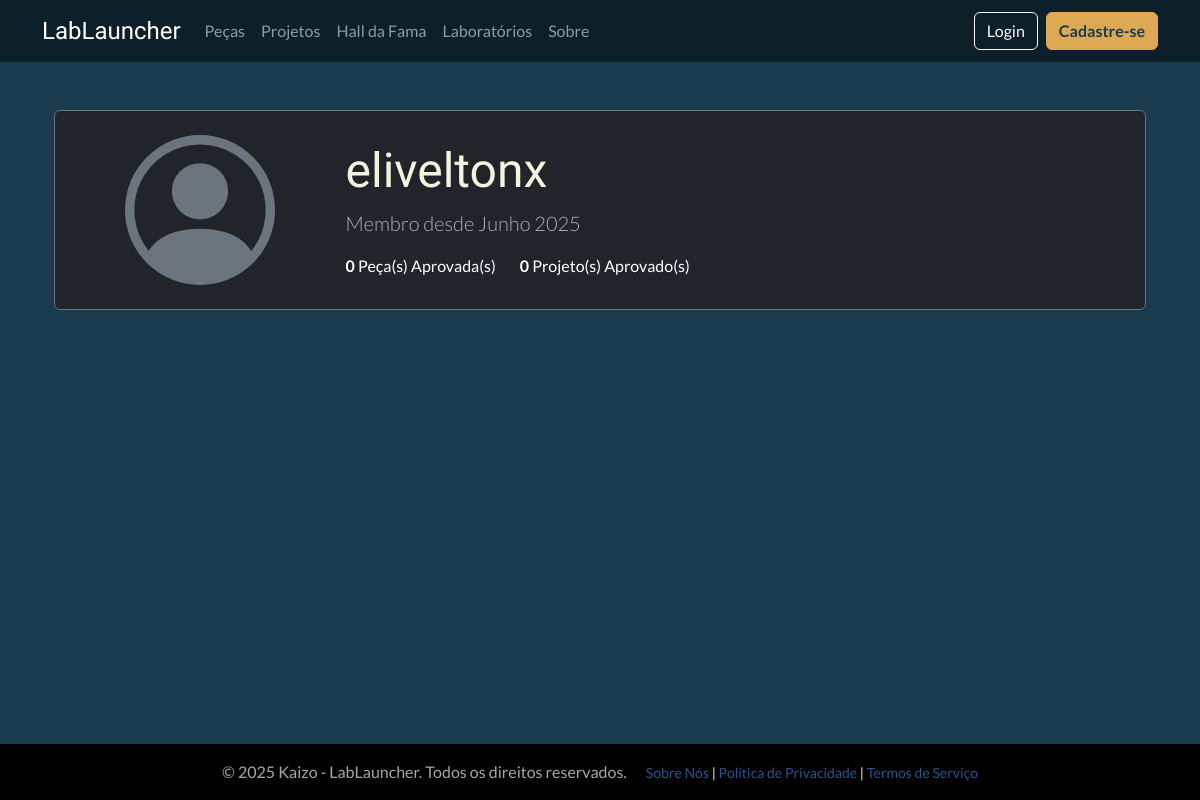
Before: /users/eliveltonx/ with the older database file.
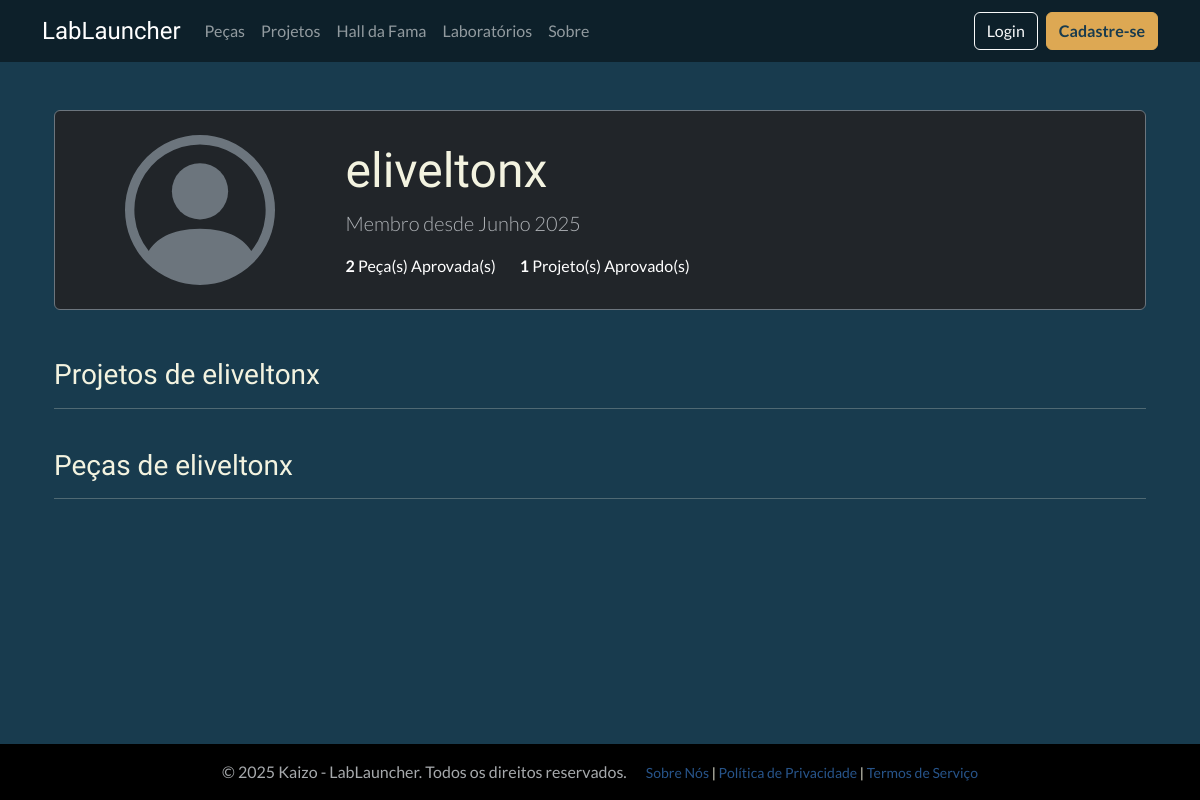
After: the same page with the newer database file.
### users/models.py (models this page shows, shortened)
class CustomUser(AbstractUser):
    profile_picture = models.ImageField(
        upload_to='profile_pics/',
        storage=storage_para_usar,
        null=True,
        blank=True,
        verbose_name='Foto do Perfil'
    )
    is_approved = models.BooleanField(
        default=False,
        verbose_name='Aprovado pela Curadoria',
        help_text='Indica se o usuário foi aprovado para acessar o conteúdo.'
    )
    groups = models.ManyToManyField(
        Group,
        verbose_name='groups',
        blank=True,
        help_text='The groups this user belongs to. A user will get all permissions granted to each of their groups.',
        related_name="customuser_set", # Nome único para o acesso reverso
        related_query_name="user",
    )
    user_permissions = models.ManyToManyField(
        Permission,
        verbose_name='user permissions',
        blank=True,
        help_text='Specific permissions for this user.',
        related_name="customuser_set", # Nome único para o acesso reverso
        related_query_name="user",
    )

### users/views.py (the view)
# urls.py: path('<str:username>/', public_profile_view, name='public-profile'),
def public_profile_view(request, username):
    profile_user = get_object_or_404(CustomUser, username=username)
    approved_parts = Part.objects.filter(author=profile_user, status='approved')
    approved_projects = Project.objects.filter(author=profile_user, status='approved')
    context = {
        'profile_user': profile_user,
        'approved_parts': approved_parts,
        'approved_projects': approved_projects,
        'parts_count': approved_parts.count(),
        'projects_count': approved_projects.count(),
    }
    return render(request, 'users/public_profile.html', context)

### users/templates/users/public_profile.html (shortened to what this page needs)
{% extends "base.html" %}
{% load static %}
{% block content %}
<div class="container mt-4">
    <div class="card text-bg-dark border-secondary p-4 mb-5">
        <div class="row align-items-center">
            <div class="col-md-3 text-center">
            </div>
            <div class="col-md-9">
                <h1 class="display-5">{{ profile_user.username }}</h1>
                <p class="lead text-muted">Membro desde {{ profile_user.date_joined|date:"F Y" }}</p>
                <div class="d-flex gap-4">
                    <div><strong>{{ parts_count }}</strong> Peça(s) Aprovada(s)</div>
                    <div><strong>{{ projects_count }}</strong> Projeto(s) Aprovado(s)</div>
                </div>
            </div>
        </div>
    </div>
    {% if approved_projects %}
    <h3>Projetos de {{ profile_user.username }}</h3><hr>
    {% endif %}
    {% if approved_parts %}
    <h3>Peças de {{ profile_user.username }}</h3><hr>
    {% endif %}
</div>
{% endblock %}

Changed rows visible on the page:
changed CustomUser "eliveltonx": username (not shown) → "eliveltonx"
Other visible differences:
{{ parts_count }}: "0" → "2"
{{ projects_count }}: "0" → "1"
text now shown: "Projetos de Peças de"
